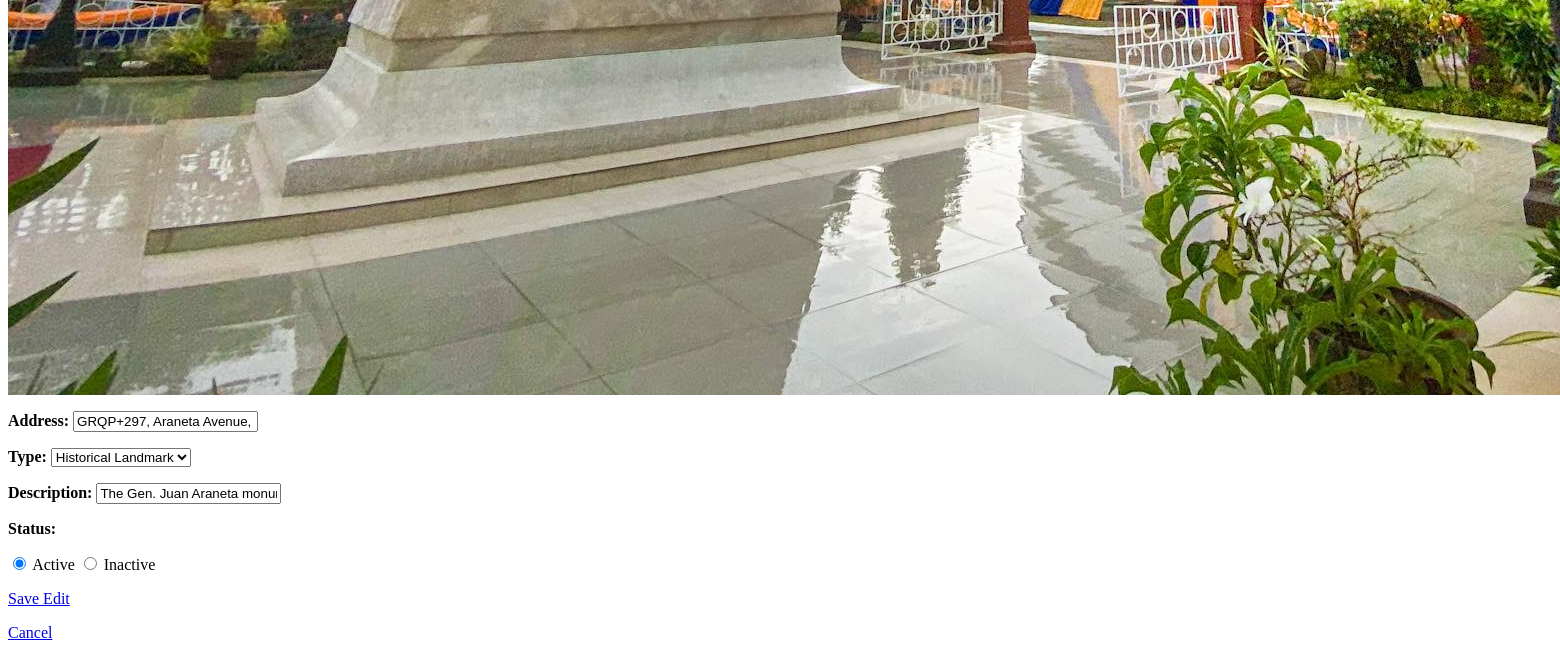
The app's page /admin/edit_tour.php?id=9 (signed in, lower part), older data.
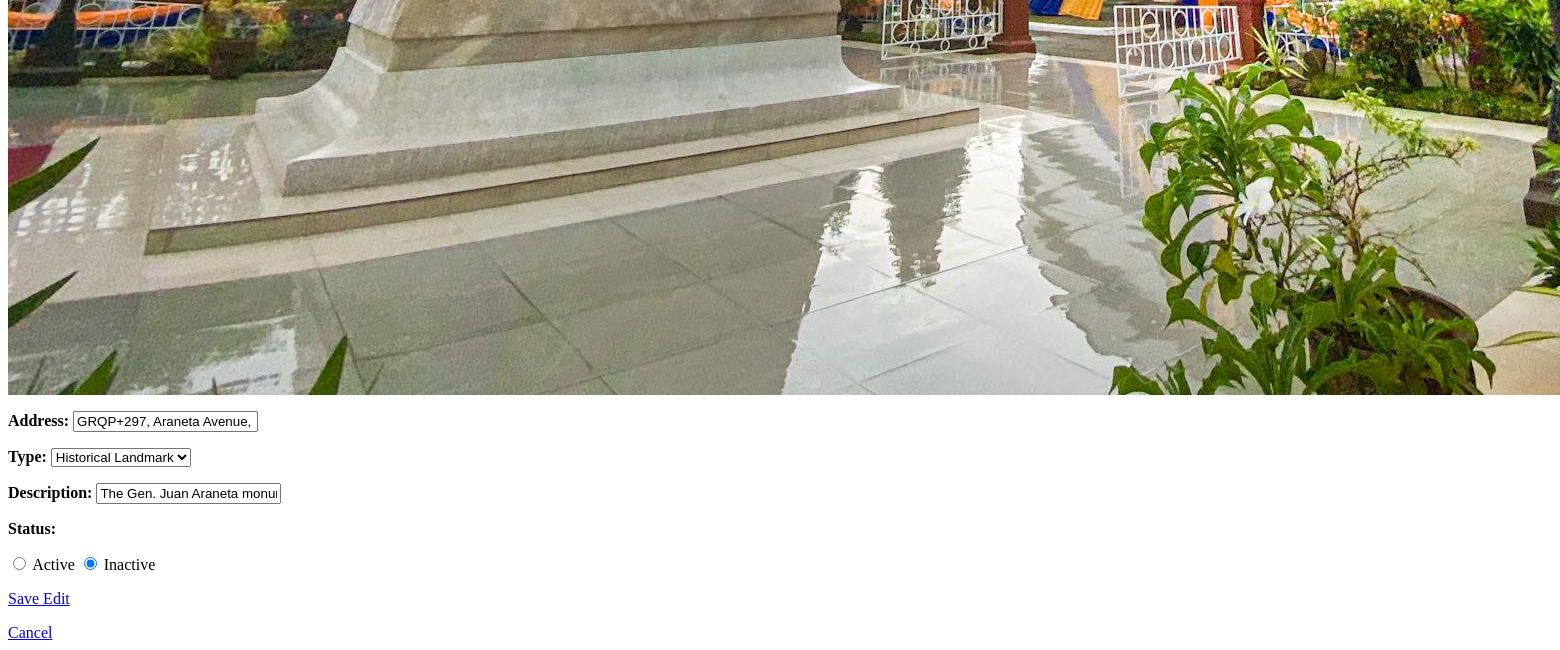
The same page, newer data.
### tables this page shows
CREATE TABLE `tours` (
  `id` int(50) NOT NULL,
  `user_id` int(50) NOT NULL,
  `img` varchar(255) NOT NULL,
  `title` varchar(200) NOT NULL,
  `address` varchar(200) NOT NULL,
  `latitude` varchar(50) NOT NULL,
  `longitude` varchar(50) NOT NULL,
  `type` varchar(50) NOT NULL,
  `description` varchar(1000) NOT NULL,
  `status` varchar(50) NOT NULL COMMENT ' 0 = Pending, 1 = Active, 2 = Cancelled, 3 = Inactive.',
  `bookable` tinyint(1) NOT NULL,
  `date_created` datetime NOT NULL DEFAULT current_timestamp(),
  `expiry` date DEFAULT NULL
);

### func/user_func.php (called while the page is built, shortened)
<?php
function getTourById($conn, $id)
{
    $stmt = $conn->prepare("SELECT * FROM tours WHERE id = :id");
    $stmt->bindParam(":id", $id, PDO::PARAM_INT);
    $stmt->execute();
    return $stmt->fetch(PDO::FETCH_ASSOC);
}

### admin/edit_tour.php (the view, shortened to what this page needs)
<?php
include '../include/db_conn.php';
include '../func/user_func.php';
if (isset($_GET['id'])) {
    $id = $_GET['id'];
    $tour = getTourById($conn, $id);
} else {
    header("Location: tours.php");
    exit();
}
?>
<main>
    <div class="tour-container">
        <?php if (!empty($tour)) { ?>
            <form id="editTour" action="../php/updateTour.php" method="POST">
                <img src="../upload/Tour Images/<?php echo htmlspecialchars($tour['img'], ENT_QUOTES, 'UTF-8'); ?>" alt="Tour Image">
                <p>
                    <strong>Address:</strong>
                    <input type="text" name="address" value="<?php echo htmlspecialchars($tour['address'], ENT_QUOTES, 'UTF-8'); ?>" required>
                </p>
                <p>
                    <strong>Type:</strong>
                    <select id="tour-type" name="type" required>
                        <option value="Historical Landmark" <?php echo ($tour['type'] == 'Historical Landmark') ? 'selected' : ''; ?>>Historical Landmark</option>
                    </select>
                </p>
                <p>
                    <strong>Description:</strong>
                    <input type="text" name="description" value="<?php echo htmlspecialchars($tour['description'], ENT_QUOTES, 'UTF-8'); ?>" required>
                </p>
                <p>
                    <strong>Status:</strong>
                <div class="status-container">
                    <input type="radio" id="status1" name="status" value="1" <?php echo ($tour['status'] == 1) ? 'checked' : ''; ?>>
                    <label for="status1">Active</label>
                    <input type="radio" id="status2" name="status" value="3" <?php echo ($tour['status'] == 3) ? 'checked' : ''; ?>>
                    <label for="status2">Inactive</label>
                </div>
                </p>
                <a href="#" class="btn-edit" onclick="document.getElementById('editTour').submit(); return false;">Save Edit</a>
            </form>
            <a href="view_tour.php?id=<?php echo htmlspecialchars($tour['id'], ENT_QUOTES, 'UTF-8'); ?>" class="btn-delete">Cancel</a>
        <?php } else { ?>
            <p>Tour not found.</p>
        <?php } ?>
    </div>
</main>

Row changes from the older to the newer data that the page shows:
changed tours "GRQP+297, Araneta Avenue, Bago City, Negros Occidental": status "☑ Active" → "☐ Active"; status "☐ Inactive" → "☑ Inactive"
